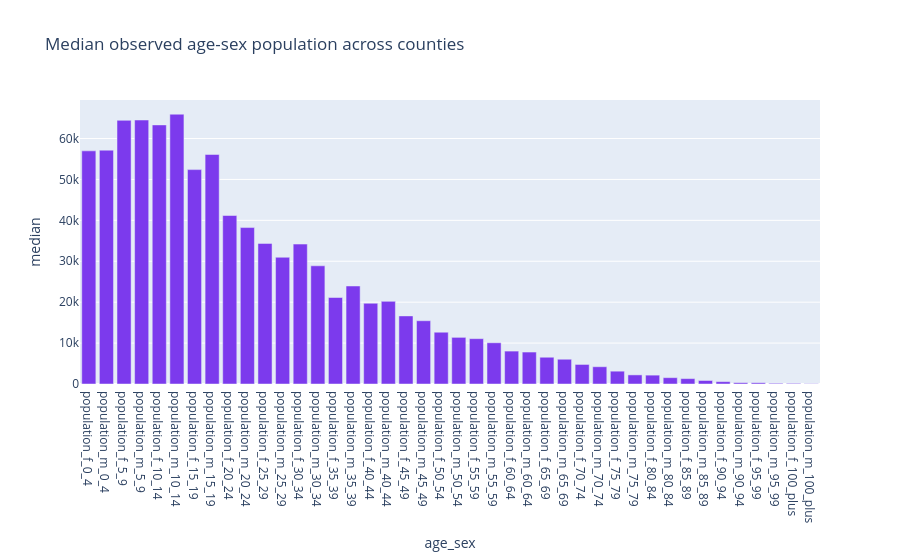

Notebook code cell kept with this figure:
### Markdown cell above
### Understanding the population histogram

The horizontal axis groups reported county populations into ranges, called bins. The vertical axis counts how many counties fall in each range. Each county contributes one observation, regardless of its population size.

The county median is **893,653**, while Nairobi's population is much larger. This shows why an average alone may hide differences between typical and unusually large counties. The chart describes counties, not the number of individual people in each age group.

### Code cell
figures['age_sex'].show()

### Figure 1 — Plotly figure (JSON) as saved in the notebook; plotly's stock layout.template omitted (floating-point values rounded to 4 significant figures)
{"data": [{"alignmentgroup": "True", "hovertemplate": "age_sex=%{x}<br>median=%{y}<extra></extra>", "legendgroup": "", "marker": {"color": "#7C3AED", "pattern": {"shape": ""}}, "name": "", "offsetgroup": "", "orientation": "v", "showlegend": false, "textposition": "auto", "type": "bar", "x": ["population_f_0_4", "population_m_0_4", "population_f_5_9", "population_m_5_9", "population_f_10_14", "population_m_10_14", "population_f_15_19", "population_m_15_19", "population_f_20_24", "population_m_20_24", "population_f_25_29", "population_m_25_29", "population_f_30_34", "population_m_30_34", "population_f_35_39", "population_m_35_39", "population_f_40_44", "population_m_40_44", "population_f_45_49", "population_m_45_49", "population_f_50_54", "population_m_50_54", "population_f_55_59", "population_m_55_59", "population_f_60_64", "population_m_60_64", "population_f_65_69", "population_m_65_69", "population_f_70_74", "population_m_70_74", "population_f_75_79", "population_m_75_79", "population_f_80_84", "population_m_80_84", "population_f_85_89", "population_m_85_89", "population_f_90_94", "population_m_90_94", "population_f_95_99", "population_m_95_99", "population_f_100_plus", "population_m_100_plus"], "xaxis": "x", "y": [56989, 57159, 64448, 64527, 63327, 65946, 52400, 56100, 41185, 38235, 34366, 30974, 34198, 28889, 21144, 23955, 19734, 20201, 16646, 15468, 12655, 11400, 11081, 10083, 8043, 7813, 6540, 6051, 4778, 4223, 3133, 2225, 2165, 1548, 1318, 858, 577, 322, 307, 170, 152, 66], "yaxis": "y"}], "layout": {"barmode": "relative", "legend": {"tracegroupgap": 0}, "title": {"text": "Median observed age-sex population across counties"}, "xaxis": {"anchor": "y", "domain": [0, 1], "title": {"text": "age_sex"}}, "yaxis": {"anchor": "x", "domain": [0, 1], "title": {"text": "median"}}}}
